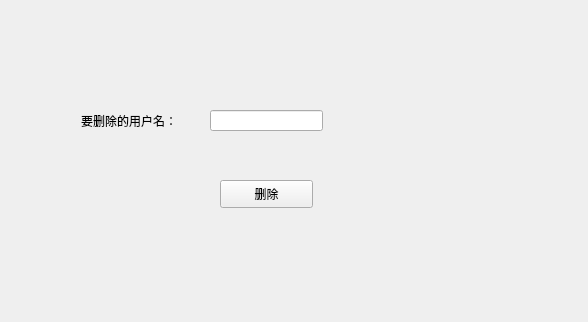
<?xml version="1.0" encoding="UTF-8"?>
<ui version="4.0">
 <class>deletewindow</class>
 <widget class="QWidget" name="deletewindow">
  <property name="geometry">
   <rect>
    <x>0</x>
    <y>0</y>
    <width>588</width>
    <height>322</height>
   </rect>
  </property>
  <property name="windowTitle">
   <string>Form</string>
  </property>
  <widget class="QPushButton" name="pushButton">
   <property name="geometry">
    <rect>
     <x>220</x>
     <y>180</y>
     <width>93</width>
     <height>28</height>
    </rect>
   </property>
   <property name="text">
    <string>删除</string>
   </property>
  </widget>
  <widget class="QLineEdit" name="lineEdit">
   <property name="geometry">
    <rect>
     <x>210</x>
     <y>110</y>
     <width>113</width>
     <height>21</height>
    </rect>
   </property>
  </widget>
  <widget class="QLabel" name="label">
   <property name="geometry">
    <rect>
     <x>81</x>
     <y>110</y>
     <width>111</width>
     <height>21</height>
    </rect>
   </property>
   <property name="text">
    <string>要删除的用户名：</string>
   </property>
  </widget>
 </widget>
 <resources/>
 <connections/>
</ui>
